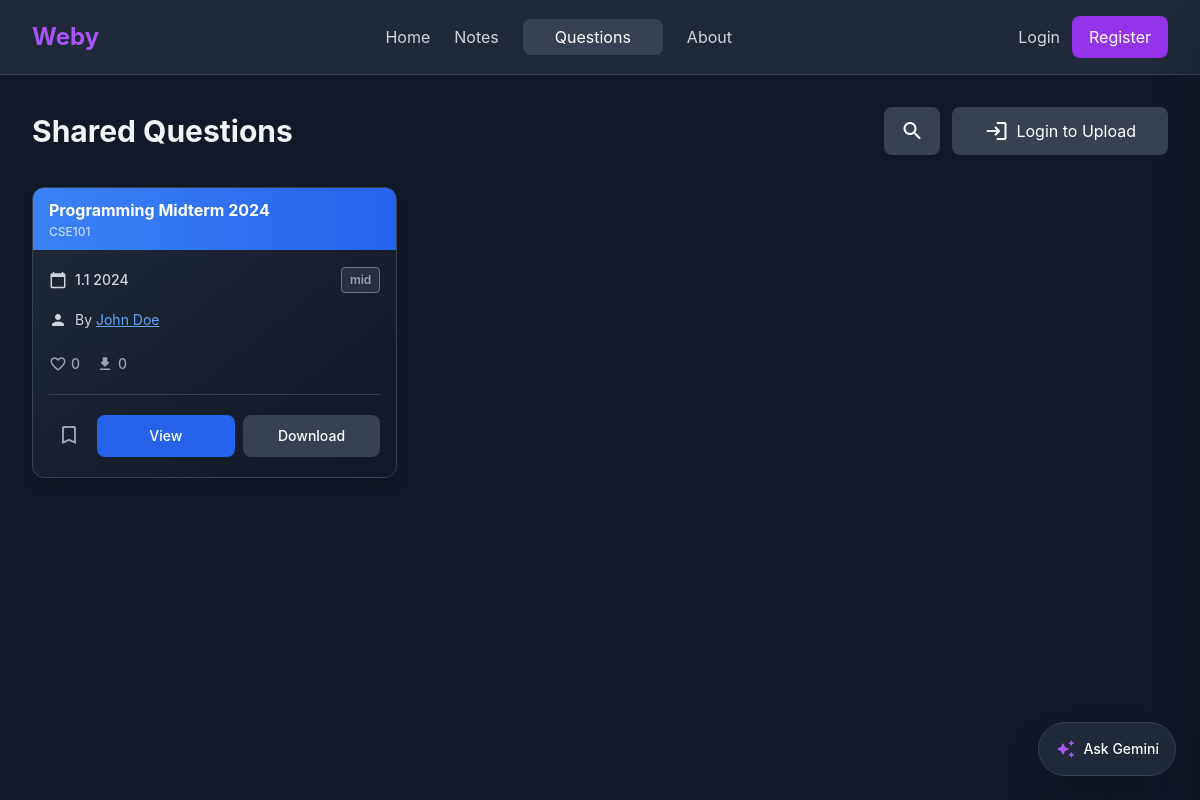
The page /questions.php?semester=1.1 on the database its author committed.
### tables this page shows
CREATE TABLE IF NOT EXISTS questions (
    id INT AUTO_INCREMENT PRIMARY KEY,
    user_id INT NOT NULL,
    title VARCHAR(255) NOT NULL,
    course_code VARCHAR(50) NOT NULL,
    teacher_name VARCHAR(100) DEFAULT NULL,
    exam_type ENUM('mid', 'final', 'quiz') NOT NULL,
    semester VARCHAR(10) NOT NULL,
    year INT NOT NULL,
    file_path VARCHAR(255) NOT NULL,
    
     
    is_public TINYINT(1) DEFAULT 1,
    
    created_at TIMESTAMP DEFAULT CURRENT_TIMESTAMP,
    FOREIGN KEY (user_id) REFERENCES users(id) ON DELETE CASCADE,
    INDEX idx_user_id (user_id),
    INDEX idx_exam_type (exam_type),
    INDEX idx_semester_year (semester, year),
    INDEX idx_course_code (course_code)
);

CREATE TABLE IF NOT EXISTS users (
    id INT AUTO_INCREMENT PRIMARY KEY,
    name VARCHAR(100) NOT NULL,
    email VARCHAR(100) NOT NULL UNIQUE,
    password VARCHAR(255) NOT NULL,
    department VARCHAR(100) DEFAULT NULL,
    avatar VARCHAR(255) DEFAULT 'default.png',
    
     
    batch VARCHAR(10) DEFAULT NULL,
    section VARCHAR(10) DEFAULT NULL,
    student_id VARCHAR(50) DEFAULT NULL,
    
     
    github_url VARCHAR(255) DEFAULT NULL,
    linkedin_url VARCHAR(255) DEFAULT NULL,
    gmail VARCHAR(100) DEFAULT NULL,
    
     
    show_student_id TINYINT(1) DEFAULT 1,
    show_github TINYINT(1) DEFAULT 1,
    show_linkedin TINYINT(1) DEFAULT 1,
    show_email TINYINT(1) DEFAULT 1,
    show_gmail TINYINT(1) DEFAULT 1,
    
    created_at TIMESTAMP DEFAULT CURRENT_TIMESTAMP
);

### functions.php (called while the page is built, shortened)
<?php
function isLoggedIn() {
    return isset($_SESSION['user_id']);
}
function getUploaderName($user_id) {
    global $pdo;
    $stmt = $pdo->prepare("SELECT name FROM users WHERE id = ?");
    $stmt->execute([$user_id]);
    $user = $stmt->fetch();
    return $user ? $user['name'] : 'Unknown';
}
function getLikeCount($resource_id, $resource_type) {
    global $pdo;
    $stmt = $pdo->prepare("SELECT COUNT(*) FROM likes WHERE resource_id = ? AND resource_type = ?");
    $stmt->execute([$resource_id, $resource_type]);
    return $stmt->fetchColumn();
}
function getDownloadCount($resource_id, $resource_type) {
    global $pdo;
    $stmt = $pdo->prepare("SELECT COUNT(DISTINCT user_id) FROM downloads WHERE resource_id = ? AND resource_type = ?");
    $stmt->execute([$resource_id, $resource_type]);
    return $stmt->fetchColumn();
}
?>

### questions.php (the view, shortened to what this page needs)
<?php
require 'config.php';
require 'functions.php';
$isLoggedIn = isLoggedIn();
$semester = $_GET['semester'] ?? '';
$sql = "SELECT * FROM questions WHERE is_public = 1";
$params = [];
if ($semester) {
    $sql .= " AND semester = ?";
    $params[] = $semester;
}
$sql .= " ORDER BY created_at DESC";
$stmt = $pdo->prepare($sql);
$stmt->execute($params);
$questions = $stmt->fetchAll();
?>
<!DOCTYPE html>
<html lang="en" class="dark">
<head>
    <script src="https://cdn.tailwindcss.com"></script>
    <link rel="stylesheet" href="css/style.css">
    <link rel="stylesheet" href="css/animations.css">
</head>
<body class="bg-gray-900 text-gray-100 min-h-screen">
    <nav class="bg-gray-800 border-b border-gray-700 sticky top-0 z-50">
        <div class="w-full mx-auto px-8 py-4">
            <div class="flex justify-between items-center">
                <a href="index.php" class="text-2xl font-bold text-purple-500">Weby</a>
                <div class="hidden md:flex items-center gap-6">
                    <a href="index.php" class="text-gray-300 hover:text-white transition">Home</a>
                    <a href="notes.php" class="text-gray-300 hover:text-white transition">Notes</a>
                    <a href="questions.php" class="text-white bg-gray-700 px-8 py-1.5 rounded-lg">Questions</a>
                    <a href="about.php" class="text-gray-300 hover:text-white transition">About</a>
                </div>
                <div class="flex items-center gap-3">
                    <?php if ($isLoggedIn): ?>
                        <a href="profile.php#messages" class="relative text-gray-300 hover:text-white transition" title="Messages">
                            <span class="material-icons-round text-2xl">notifications</span>
                            <span id="messagesBadgeNav" class="absolute -top-1 -right-1 bg-red-500 text-white text-xs font-bold rounded-full h-5 w-5 flex items-center justify-center hidden animate-pulse">0</span>
                        </a>
                        <a href="profile.php" class="text-gray-300 hover:text-white flex items-center gap-2">
                            <span class="material-icons-round">person</span>
                            <span class="hidden md:inline"><?= htmlspecialchars($_SESSION['user_name']) ?></span>
                        </a>
                        <a href="logout.php" class="bg-red-600 hover:bg-[#0a0a2e] text-white px-4 py-2 rounded-lg transition text-sm border border-transparent hover:border-white">
                            Logout
                        </a>
                    <?php else: ?>
                        <a href="login.php" class="text-gray-300 hover:text-white">Login</a>
                        <a href="register.php" class="bg-purple-600 hover:bg-[#0a0a2e] text-white px-4 py-2 rounded-lg transition border border-transparent hover:border-white">
                            Register
                        </a>
                    <?php endif; ?>
                </div>
            </div>
        </div>
    </nav>
    <main class="w-full mx-auto px-8 py-8">
        <div class="flex flex-col md:flex-row justify-between items-center mb-8 gap-4">
            <h1 class="text-3xl font-bold">Shared Questions</h1>
            <div class="flex items-center gap-3">
                <button id="toggleSearchBtn" class="bg-gray-700 hover:bg-gray-600 text-white px-4 py-3 rounded-lg transition flex items-center justify-center">
                    <span class="material-icons-round">search</span>
                </button>
                <?php if ($isLoggedIn): ?>
                    <a href="upload-question.php" class="bg-blue-600 hover:bg-[#0a0a2e] text-white px-8 py-3 rounded-lg flex items-center gap-2 transition border border-transparent hover:border-white">
                        <span class="material-icons-round">upload</span>
                        Upload Question
                    </a>
                <?php else: ?>
                    <a href="login.php" class="bg-gray-700 hover:bg-gray-600 text-white px-8 py-3 rounded-lg flex items-center gap-2 transition">
                        <span class="material-icons-round">login</span>
                        Login to Upload
                    </a>
                <?php endif; ?>
            </div>
        </div>
        <?php if (empty($questions)): ?>
            <div class="text-center py-16">
                <span class="material-icons-round text-6xl text-gray-600 mb-4">folder_open</span>
                <p class="text-xl text-gray-400">No questions found. Be the first to upload!</p>
            </div>
        <?php else: ?>
            <div id="questionsGrid" class="grid grid-cols-1 md:grid-cols-2 lg:grid-cols-3 gap-5">
                <?php foreach ($questions as $question): ?>
                    <?php
                        $uploaderName = getUploaderName($question['user_id']);
                        $likeCount = getLikeCount($question['id'], 'question');
                        $isLiked = $isLoggedIn && hasLiked($_SESSION['user_id'], $question['id'], 'question');
                        $isBookmarked = $isLoggedIn && hasBookmarked($_SESSION['user_id'], $question['id'], 'question');
                        $downloadCount = getDownloadCount($question['id'], 'question');
                    ?>
                    <div onclick="window.location.href='view.php?type=question&id=<?= $question['id'] ?>'" class="bg-gradient-to-br from-gray-800 to-gray-900 rounded-xl border border-gray-700 hover:border-blue-500 transition-all duration-300 overflow-hidden shadow-lg hover:shadow-blue-500/20 cursor-pointer card-animate hover-lift">
                        <div class="bg-gradient-to-r from-blue-500 to-blue-600 px-4 py-2.5">
                            <h3 class="text-base font-bold text-white line-clamp-1"><?= htmlspecialchars($question['title']) ?></h3>
                            <p class="text-blue-200 text-xs font-medium mt-0.5"><?= htmlspecialchars($question['course_code']) ?></p>
                        </div>
                        <div class="p-4">
                            <div class="flex items-center justify-between mb-3">
                                <div class="flex items-center gap-2 text-gray-300">
                                    <span class="material-icons-round text-lg">calendar_today</span>
                                    <span class="text-sm font-medium">
                                        <?= htmlspecialchars($question['semester'] . ' ' . $question['year']) ?>
                                    </span>
                                </div>
                                <?php
                                $examType = $question['exam_type'] ?? 'Exam';
                                $badgeColors = [
                                    'Quiz' => 'bg-green-500/20 text-green-400 border-green-500',
                                    'Mid' => 'bg-blue-500/20 text-blue-400 border-blue-500',
                                    'Final' => 'bg-orange-500/20 text-orange-400 border-orange-500'
                                ];
                                $badgeColor = $badgeColors[$examType] ?? 'bg-gray-500/20 text-gray-400 border-gray-500';
                                ?>
                                <span class="px-2 py-1 rounded text-xs font-semibold border <?= $badgeColor ?>">
                                    <?= htmlspecialchars($examType) ?>
                                </span>
                            </div>
                            <div class="flex items-center gap-2 mb-4 text-gray-300">
                                <span class="material-icons-round text-lg">person</span>
                                <span class="text-sm">By <a href="profile.php?user_id=<?= $question['user_id'] ?>" onclick="event.stopPropagation()" class="text-blue-400 hover:text-blue-500 underline transition"><?= htmlspecialchars($uploaderName) ?></a></span>
                            </div>
                            <div class="flex items-center gap-4 mb-4 pb-4 border-b border-gray-700">
                                <button onclick="event.stopPropagation(); toggleLike(<?= $question['id'] ?>, this)"
                                        class="like-btn flex items-center gap-1 <?= $isLiked ? 'text-red-500' : 'text-gray-400' ?> hover:text-red-500 transition"
                                        data-question-id="<?= $question['id'] ?>">
                                    <span class="material-icons-round text-lg"><?= $isLiked ? 'favorite' : 'favorite_border' ?></span>
                                    <span class="like-count text-sm font-medium"><?= $likeCount ?></span>
                                </button>
                                <div class="flex items-center gap-1 text-gray-400">
                                    <span class="material-icons-round text-lg">download</span>
                                    <span class="download-count text-sm font-medium" data-question-id="<?= $question['id'] ?>"><?= $downloadCount ?></span>
                                </div>
                            </div>
                            <div class="flex gap-2 items-center">
                                <button onclick="event.stopPropagation(); toggleBookmark(<?= $question['id'] ?>, 'question', this)"
                                        class="p-2 rounded-full transition-colors duration-200 <?= $isBookmarked ? 'text-blue-500' : 'text-gray-400 hover:text-blue-500' ?>" title="Bookmark">
                                    <span class="material-icons-round text-2xl"><?= $isBookmarked ? 'bookmark' : 'bookmark_border' ?></span>
                                </button>
                                <a href="view.php?type=question&id=<?= $question['id'] ?>" onclick="event.stopPropagation()"
                                   class="flex-1 bg-blue-600 hover:bg-[#0a0a2e] text-white px-4 py-2.5 rounded-lg text-center transition-all duration-200 text-sm font-medium border border-transparent hover:border-white">
                                    View
                                </a>
                                <a href="<?= htmlspecialchars($question['file_path']) ?>" download
                                   onclick="event.stopPropagation(); trackDownload(<?= $question['id'] ?>, 'question', this)"
                                   class="flex-1 bg-gray-700 hover:bg-[#0a0a2e] text-white px-4 py-2.5 rounded-lg text-center transition-all duration-200 text-sm font-medium border border-transparent hover:border-white">
                                    Download
                                </a>
                            </div>
                        </div>
                    </div>
                <?php endforeach; ?>
            </div>
        <?php endif; ?>
    </main>
    <div class="fixed bottom-6 right-6 z-40">
        <button id="askGeminiBtn" class="flex items-center gap-2 bg-gray-800 border border-gray-700 hover:border-purple-500 text-white px-4 py-3 rounded-full shadow-2xl hover:shadow-purple-500/20 transition-all duration-300 group">
            <span class="material-icons-round text-purple-500 group-hover:scale-110 transition-transform text-xl">auto_awesome</span>
            <span class="font-medium text-sm">Ask Gemini</span>
        </button>
    </div>
</body>
</html>

### css/style.css (style rules this page uses)
* { margin: 0; padding: 0; box-sizing: border-box; }
body { font-family: -apple-system, BlinkMacSystemFont, 'Segoe UI', Roboto, 'Helvetica Neue', Arial, sans-serif; }
* { transition: background-color 0.2s ease, border-color 0.2s ease, color 0.2s ease; }

### css/animations.css (style rules this page uses)
.card-animate { animation: fadeInUp 0.6s ease-out forwards; opacity: 0; }
.hover-lift { transition: transform 0.3s ease, box-shadow 0.3s ease; }

### rows shown on the page
questions: title "Programming Midterm 2024", course_code "CSE101", semester+year "1.1 2024", exam_type "mid", user.name "John Doe", likeCount "0", downloadCount "0"
